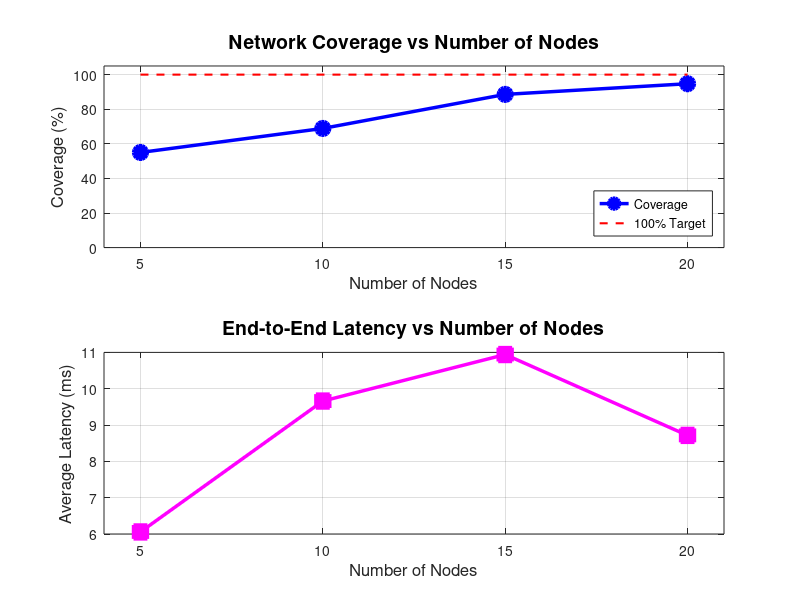

Write the MATLAB code that produced this figure. (Note: this script raises an error after producing the figure.)
function [nodeCounts, coveragePercent, avgLatency] = scalabilityAnalysis()
    % SCALABILITY ANALYSIS
    % Tests network performance from 5 to 20 nodes
    % Outputs:
    %   nodeCounts     - Array of node counts tested
    %   coveragePercent - Coverage percentage for each node count
    %   avgLatency     - Average latency in ms for each node count
    
    fprintf('\n========================================\n');
    fprintf('SCALABILITY ANALYSIS\n');
    fprintf('========================================\n');
    
    % Parameters
    areaSize = 150;        % 150m x 150m
    range = 50;            % ZigBee range (meters)
    nodeCounts = 5:5:20;   % Test 5, 10, 15, 20 nodes
    numRuns = 5;           % Multiple runs for statistical significance
    
    coveragePercent = zeros(length(nodeCounts), 1);
    avgHopCount = zeros(length(nodeCounts), 1);
    avgLatency = zeros(length(nodeCounts), 1);
    
    fprintf('\nTesting network sizes: %s\n', mat2str(nodeCounts));
    fprintf('Running %d random topologies per network size...\n', numRuns);
    
    for idx = 1:length(nodeCounts)
        numNodes = nodeCounts(idx);
        fprintf('\n--- Testing %d nodes ---\n', numNodes);
        
        coverageSum = 0;
        hopSum = 0;
        
        for run = 1:numRuns
            % Generate random node positions
            rng(42 + run);  % Different seed for each run
            nodePositions = rand(numNodes, 2) * areaSize;
            nodePositions(1,:) = [areaSize/2, areaSize/2];  % Collector at center
            
            % Calculate distance matrix
            distances = zeros(numNodes);
            for i = 1:numNodes
                for j = 1:numNodes
                    if i ~= j
                        dx = nodePositions(i,1) - nodePositions(j,1);
                        dy = nodePositions(i,2) - nodePositions(j,2);
                        distances(i,j) = sqrt(dx^2 + dy^2);
                    else
                        distances(i,j) = inf;
                    end
                end
            end
            
            % Build neighbor matrix (nodes within range)
            neighborMatrix = distances <= range;
            
            % BFS to find reachable nodes from collector (node 1)
            visited = false(numNodes, 1);
            queue = 1;
            visited(1) = true;
            hopCount = zeros(numNodes, 1);
            
            while ~isempty(queue)
                current = queue(1);
                queue(1) = [];
                for neighbor = find(neighborMatrix(current,:))
                    if ~visited(neighbor)
                        visited(neighbor) = true;
                        hopCount(neighbor) = hopCount(current) + 1;
                        queue(end+1) = neighbor;
                    end
                end
            end
            
            % Calculate coverage (excluding collector)
            reachableMeters = sum(visited(2:end));
            totalMeters = numNodes - 1;
            coverage = reachableMeters / totalMeters * 100;
            coverageSum = coverageSum + coverage;
            
            % Calculate average hop count
            avgHops = mean(hopCount(visited & (1:numNodes)' ~= 1));
            if isnan(avgHops)
                avgHops = 0;
            end
            hopSum = hopSum + avgHops;
        end
        
        % Average over runs
        coveragePercent(idx) = coverageSum / numRuns;
        avgHopCount(idx) = hopSum / numRuns;
        avgLatency(idx) = avgHopCount(idx) * 4.6;  % 4.6 ms per hop
        
        fprintf('  Average coverage: %.1f%%\n', coveragePercent(idx));
        fprintf('  Average hop count: %.1f hops\n', avgHopCount(idx));
        fprintf('  Average latency: %.1f ms\n', avgLatency(idx));
    end
    
    % Display results table
    fprintf('\n========================================\n');
    fprintf('SCALABILITY RESULTS SUMMARY\n');
    fprintf('========================================\n');
    fprintf('Nodes\tCoverage\tAvg Hops\tLatency (ms)\n');
    fprintf('-----\t--------\t--------\t------------\n');
    for idx = 1:length(nodeCounts)
        fprintf('%d\t%.1f%%\t\t%.1f\t\t%.1f\n', ...
            nodeCounts(idx), coveragePercent(idx), avgHopCount(idx), avgLatency(idx));
    end
    
    % Find minimum nodes for full coverage (extrapolated)
    fprintf('\n--- Analysis ---\n');
    if coveragePercent(end) >= 99
        fprintf('✓ Full coverage (>99%%) achieved with %d nodes\n', nodeCounts(end));
    else
        % Linear extrapolation to 100%
        if length(nodeCounts) >= 2
            slope = (coveragePercent(end) - coveragePercent(end-1)) / (nodeCounts(end) - nodeCounts(end-1));
            nodes_needed = nodeCounts(end) + (100 - coveragePercent(end)) / slope;
            fprintf('⚠ Extrapolated nodes needed for 100%% coverage: ~%.0f nodes\n', nodes_needed);
        else
            fprintf('⚠ More data points needed for extrapolation\n');
        end
    end
    
    % Node density calculation
    area_m2 = areaSize * areaSize;
    density = nodeCounts ./ (area_m2 / 10000);  % nodes per hectare
    fprintf('\nNode density:\n');
    for idx = 1:length(nodeCounts)
        fprintf('  %d nodes: %.0f nodes/hectare (%.0f m² per node)\n', ...
            nodeCounts(idx), density(idx), area_m2 / nodeCounts(idx));
    end
    
    % Plot scalability results
    figure(10);
    clf;
    
    subplot(2,1,1);
    plot(nodeCounts, coveragePercent, 'bo-', 'LineWidth', 2.5, 'MarkerSize', 10, 'MarkerFaceColor', 'b');
    grid on;
    xlabel('Number of Nodes', 'FontSize', 12);
    ylabel('Coverage (%)', 'FontSize', 12);
    title('Network Coverage vs Number of Nodes', 'FontSize', 14);
    ylim([0, 105]);
    xlim([min(nodeCounts)-1, max(nodeCounts)+1]);
    hold on;
    plot([min(nodeCounts), max(nodeCounts)], [100, 100], 'r--', 'LineWidth', 1.5);
    legend('Coverage', '100% Target', 'Location', 'southeast');
    
    subplot(2,1,2);
    plot(nodeCounts, avgLatency, 'ms-', 'LineWidth', 2.5, 'MarkerSize', 10, 'MarkerFaceColor', 'm');
    grid on;
    xlabel('Number of Nodes', 'FontSize', 12);
    ylabel('Average Latency (ms)', 'FontSize', 12);
    title('End-to-End Latency vs Number of Nodes', 'FontSize', 14);
    xlim([min(nodeCounts)-1, max(nodeCounts)+1]);
    
    sgtitle('ZigBee AMR System - Scalability Analysis', 'FontSize', 16, 'FontWeight', 'bold');
    
    % Save figure
    if ~exist('presentation_figures/figures', 'dir')
        mkdir('presentation_figures/figures');
    end
    saveas(gcf, 'presentation_figures/figures/scalability.png');
    fprintf('\n✓ Scalability figure saved to presentation_figures/figures/scalability.png\n');
    
    % Save data to CSV
    scalabilityData = table(nodeCounts', coveragePercent, avgHopCount, avgLatency, ...
        'VariableNames', {'NodeCount', 'Coverage_Percent', 'AvgHopCount', 'Latency_ms'});
    writetable(scalabilityData, 'presentation_figures/data/scalability_results.csv');
    fprintf('✓ Scalability data saved to presentation_figures/data/scalability_results.csv\n');
    
    fprintf('\n✅ Scalability analysis complete!\n');
end
